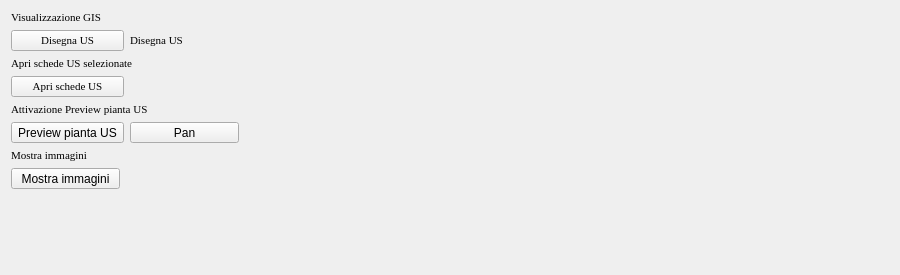
             <widget class="QWidget" name="page_2">
              <property name="geometry">
               <rect>
                <x>0</x>
                <y>0</y>
                <width>900</width>
                <height>275</height>
               </rect>
              </property>
              <attribute name="label">
               <string>Funzioni di controllo</string>
              </attribute>
              <layout class="QGridLayout" name="gridLayout_21">
               <item row="2" column="0" colspan="2">
                <widget class="QLabel" name="label_40">
                 <property name="font">
                  <font>
                   <family>Times New Roman</family>
                   <pointsize>8</pointsize>
                   <weight>50</weight>
                   <italic>false</italic>
                   <bold>false</bold>
                  </font>
                 </property>
                 <property name="text">
                  <string>Apri schede US selezionate</string>
                 </property>
                </widget>
               </item>
               <item row="4" column="0" colspan="3">
                <widget class="QLabel" name="label_39">
                 <property name="font">
                  <font>
                   <family>Times New Roman</family>
                   <pointsize>8</pointsize>
                   <weight>50</weight>
                   <italic>false</italic>
                   <bold>false</bold>
                  </font>
                 </property>
                 <property name="text">
                  <string>Attivazione Preview pianta US</string>
                 </property>
                </widget>
               </item>
               <item row="5" column="0">
                <widget class="QToolButton" name="toolButtonPreview">
                 <property name="toolTip">
                  <string/>
                 </property>
                 <property name="text">
                  <string>Preview pianta US</string>
                 </property>
                 <property name="icon">
                  <iconset resource="../../resources/resources.qrc">
                   <normaloff>:/icons/GIS.png</normaloff>:/icons/GIS.png</iconset>
                 </property>
                 <property name="shortcut">
                  <string>Ctrl+G</string>
                 </property>
                 <property name="checkable">
                  <bool>true</bool>
                 </property>
                 <property name="checked">
                  <bool>false</bool>
                 </property>
                 <property name="toolButtonStyle">
                  <enum>Qt::ToolButtonTextOnly</enum>
                 </property>
                 <property name="arrowType">
                  <enum>Qt::NoArrow</enum>
                 </property>
                </widget>
               </item>
               <item row="5" column="1" colspan="2">
                <widget class="QToolButton" name="toolButtonPan">
                 <property name="minimumSize">
                  <size>
                   <width>109</width>
                   <height>0</height>
                  </size>
                 </property>
                 <property name="toolTip">
                  <string>Pan tool</string>
                 </property>
                 <property name="text">
                  <string>Pan</string>
                 </property>
                 <property name="icon">
                  <iconset resource="../../resources/resources.qrc">
                   <normaloff>:/icons/mActionPan.png</normaloff>:/icons/mActionPan.png</iconset>
                 </property>
                 <property name="shortcut">
                  <string>Ctrl+G</string>
                 </property>
                 <property name="checkable">
                  <bool>true</bool>
                 </property>
                 <property name="checked">
                  <bool>false</bool>
                 </property>
                 <property name="toolButtonStyle">
                  <enum>Qt::ToolButtonTextOnly</enum>
                 </property>
                 <property name="arrowType">
                  <enum>Qt::NoArrow</enum>
                 </property>
                </widget>
               </item>
               <item row="6" column="0" colspan="2">
                <widget class="QLabel" name="label_44">
                 <property name="font">
                  <font>
                   <family>Times New Roman</family>
                   <pointsize>8</pointsize>
                   <weight>50</weight>
                   <italic>false</italic>
                   <bold>false</bold>
                  </font>
                 </property>
                 <property name="text">
                  <string>Mostra immagini</string>
                 </property>
                </widget>
               </item>
               <item row="7" column="0">
                <widget class="QToolButton" name="toolButtonPreviewMedia">
                 <property name="minimumSize">
                  <size>
                   <width>109</width>
                   <height>0</height>
                  </size>
                 </property>
                 <property name="text">
                  <string>Mostra immagini</string>
                 </property>
                 <property name="icon">
                  <iconset resource="../../resources/resources.qrc">
                   <normaloff>:/icons/photo.png</normaloff>:/icons/photo.png</iconset>
                 </property>
                 <property name="checkable">
                  <bool>true</bool>
                 </property>
                </widget>
               </item>
               <item row="8" column="1">
                <spacer name="verticalSpacer_6">
                 <property name="orientation">
                  <enum>Qt::Vertical</enum>
                 </property>
                 <property name="sizeHint" stdset="0">
                  <size>
                   <width>20</width>
                   <height>40</height>
                  </size>
                 </property>
                </spacer>
               </item>
               <item row="1" column="1">
                <widget class="QLabel" name="label_46">
                 <property name="font">
                  <font>
                   <family>Times New Roman</family>
                   <pointsize>8</pointsize>
                   <weight>50</weight>
                   <italic>false</italic>
                   <bold>false</bold>
                  </font>
                 </property>
                 <property name="text">
                  <string>Disegna US</string>
                 </property>
                </widget>
               </item>
               <item row="3" column="0">
                <widget class="QPushButton" name="pushButton_showSelectedFeatures">
                 <property name="font">
                  <font>
                   <family>Times New Roman</family>
                   <pointsize>8</pointsize>
                   <weight>50</weight>
                   <italic>false</italic>
                   <bold>false</bold>
                  </font>
                 </property>
                 <property name="toolTip">
                  <string>Show Selcted Features</string>
                 </property>
                 <property name="text">
                  <string>Apri schede US</string>
                 </property>
                 <property name="icon">
                  <iconset resource="../../resources/resources.qrc">
                   <normaloff>:/icons/sheet.png</normaloff>:/icons/sheet.png</iconset>
                 </property>
                </widget>
               </item>
               <item row="1" column="0">
                <widget class="QPushButton" name="pushButton_showLayer">
                 <property name="font">
                  <font>
                   <family>Times New Roman</family>
                   <pointsize>8</pointsize>
                   <weight>50</weight>
                   <italic>false</italic>
                   <bold>false</bold>
                  </font>
                 </property>
                 <property name="toolTip">
                  <string>Show Selcted Features</string>
                 </property>
                 <property name="text">
                  <string>Disegna US</string>
                 </property>
                 <property name="icon">
                  <iconset resource="../../resources/resources.qrc">
                   <normaloff>:/icons/sheet.png</normaloff>:/icons/sheet.png</iconset>
                 </property>
                </widget>
               </item>
               <item row="0" column="0">
                <widget class="QLabel" name="label_38">
                 <property name="font">
                  <font>
                   <family>Times New Roman</family>
                   <pointsize>8</pointsize>
                   <weight>50</weight>
                   <italic>false</italic>
                   <bold>false</bold>
                  </font>
                 </property>
                 <property name="text">
                  <string>Visualizzazione GIS</string>
                 </property>
                </widget>
               </item>
              </layout>
             </widget>
